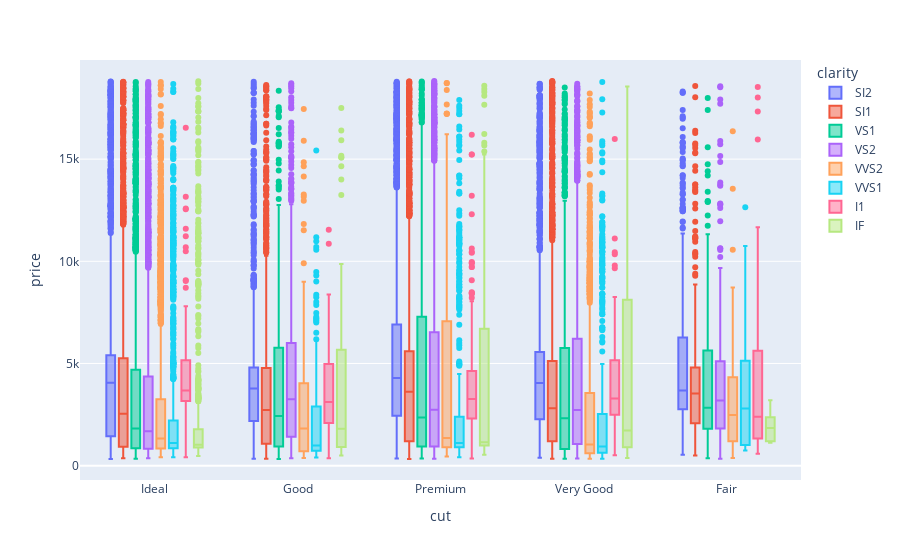

Write notebook code for a chart like this one.
### Code cell
fig = px.box(data, 
             x="cut", 
             y="price", 
             color="clarity")
fig.show()

### Figure 1 — Plotly figure (JSON) as saved in the notebook; plotly's stock layout.template omitted (floating-point values rounded to 4 significant figures; data arrays with more than 128 entries replaced by an {"elided": "..."} marker saying what was removed)
{"data": [{"alignmentgroup": "True", "hovertemplate": "clarity=SI2<br>cut=%{x}<br>price=%{y}<extra></extra>", "legendgroup": "SI2", "marker": {"color": "#636efa"}, "name": "SI2", "notched": false, "offsetgroup": "SI2", "orientation": "v", "showlegend": true, "type": "box", "x": {"elided": "9194 str values"}, "x0": " ", "xaxis": "x", "y": {"elided": "9194 int values"}, "y0": " ", "yaxis": "y"}, {"alignmentgroup": "True", "hovertemplate": "clarity=SI1<br>cut=%{x}<br>price=%{y}<extra></extra>", "legendgroup": "SI1", "marker": {"color": "#EF553B"}, "name": "SI1", "notched": false, "offsetgroup": "SI1", "orientation": "v", "showlegend": true, "type": "box", "x": {"elided": "13065 str values"}, "x0": " ", "xaxis": "x", "y": {"elided": "13065 int values"}, "y0": " ", "yaxis": "y"}, {"alignmentgroup": "True", "hovertemplate": "clarity=VS1<br>cut=%{x}<br>price=%{y}<extra></extra>", "legendgroup": "VS1", "marker": {"color": "#00cc96"}, "name": "VS1", "notched": false, "offsetgroup": "VS1", "orientation": "v", "showlegend": true, "type": "box", "x": {"elided": "8171 str values"}, "x0": " ", "xaxis": "x", "y": {"elided": "8171 int values"}, "y0": " ", "yaxis": "y"}, {"alignmentgroup": "True", "hovertemplate": "clarity=VS2<br>cut=%{x}<br>price=%{y}<extra></extra>", "legendgroup": "VS2", "marker": {"color": "#ab63fa"}, "name": "VS2", "notched": false, "offsetgroup": "VS2", "orientation": "v", "showlegend": true, "type": "box", "x": {"elided": "12258 str values"}, "x0": " ", "xaxis": "x", "y": {"elided": "12258 int values"}, "y0": " ", "yaxis": "y"}, {"alignmentgroup": "True", "hovertemplate": "clarity=VVS2<br>cut=%{x}<br>price=%{y}<extra></extra>", "legendgroup": "VVS2", "marker": {"color": "#FFA15A"}, "name": "VVS2", "notched": false, "offsetgroup": "VVS2", "orientation": "v", "showlegend": true, "type": "box", "x": {"elided": "5066 str values"}, "x0": " ", "xaxis": "x", "y": {"elided": "5066 int values"}, "y0": " ", "yaxis": "y"}, {"alignmentgroup": "True", "hovertemplate": "clarity=VVS1<br>cut=%{x}<br>price=%{y}<extra></extra>", "legendgroup": "VVS1", "marker": {"color": "#19d3f3"}, "name": "VVS1", "notched": false, "offsetgroup": "VVS1", "orientation": "v", "showlegend": true, "type": "box", "x": {"elided": "3655 str values"}, "x0": " ", "xaxis": "x", "y": {"elided": "3655 int values"}, "y0": " ", "yaxis": "y"}, {"alignmentgroup": "True", "hovertemplate": "clarity=I1<br>cut=%{x}<br>price=%{y}<extra></extra>", "legendgroup": "I1", "marker": {"color": "#FF6692"}, "name": "I1", "notched": false, "offsetgroup": "I1", "orientation": "v", "showlegend": true, "type": "box", "x": {"elided": "741 str values"}, "x0": " ", "xaxis": "x", "y": {"elided": "741 int values"}, "y0": " ", "yaxis": "y"}, {"alignmentgroup": "True", "hovertemplate": "clarity=IF<br>cut=%{x}<br>price=%{y}<extra></extra>", "legendgroup": "IF", "marker": {"color": "#B6E880"}, "name": "IF", "notched": false, "offsetgroup": "IF", "orientation": "v", "showlegend": true, "type": "box", "x": {"elided": "1790 str values"}, "x0": " ", "xaxis": "x", "y": {"elided": "1790 int values"}, "y0": " ", "yaxis": "y"}], "layout": {"boxmode": "group", "legend": {"title": {"text": "clarity"}, "tracegroupgap": 0}, "margin": {"t": 60}, "xaxis": {"anchor": "y", "domain": [0, 1], "title": {"text": "cut"}}, "yaxis": {"anchor": "x", "domain": [0, 1], "title": {"text": "price"}}}}
